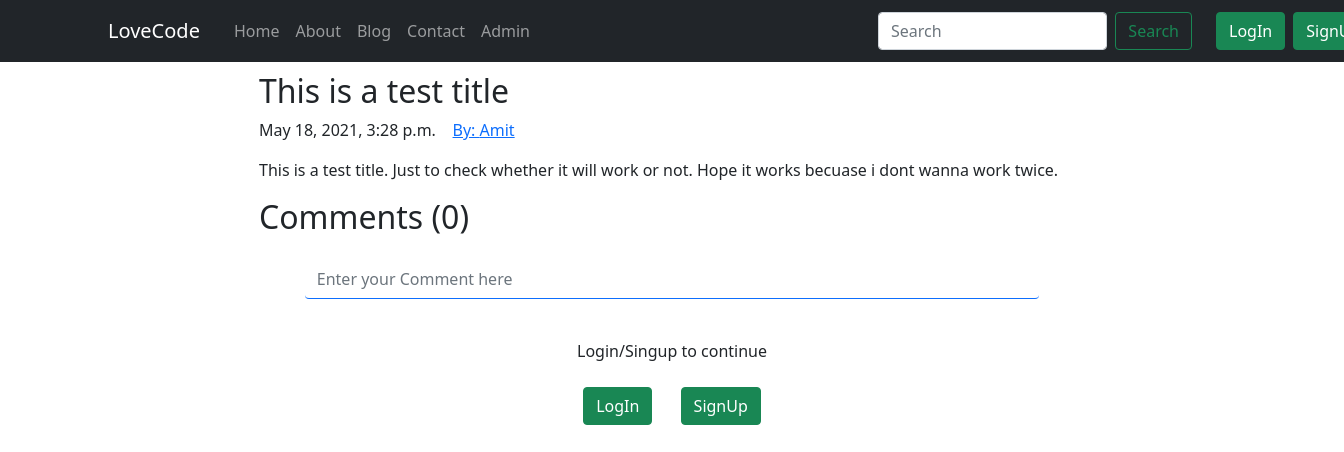
The page /blog/this-is_a9slug/ on the database as committed earlier.
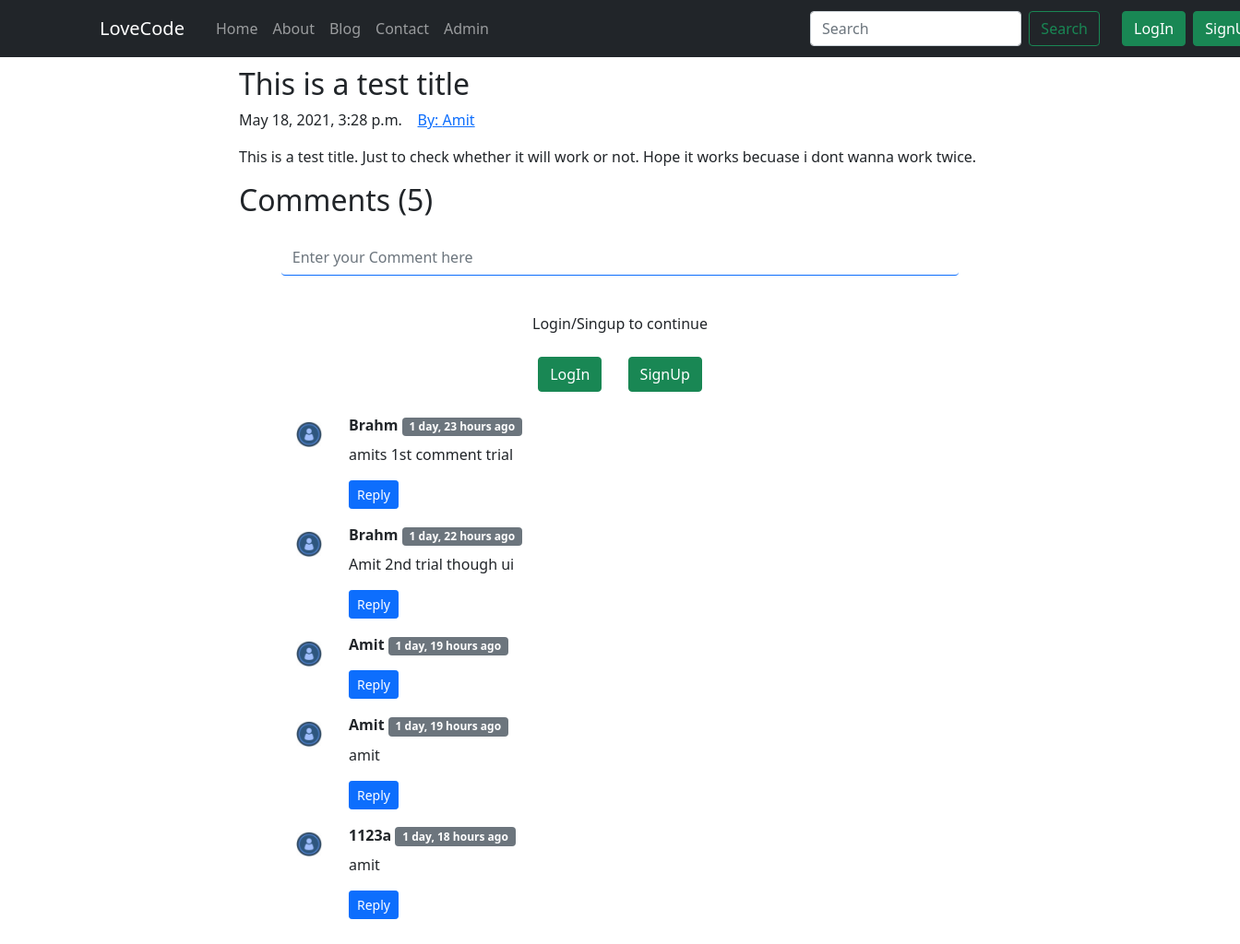
The same page on the database as committed later.
### blog/models.py (models this page shows)
class BlogComment(models.Model):
    sno = models.AutoField(primary_key=True)
    comment = models.TextField()
    user = models.ForeignKey(User,on_delete=models.CASCADE)
    post = models.ForeignKey(Post,on_delete=models.CASCADE)
    parent = models.ForeignKey('self',on_delete=models.CASCADE,null=True,blank=True)
    timestamp = models.DateTimeField(default=now)
    def __str__(self):
        return self.comment[0:13] + '... by: ' + self.user.username

### blog/views.py (the view)
# urls.py: path('<str:slug>/',blogPost,name='blogPost'),
def blogPost(request,slug):
    post = Post.objects.filter(slug=slug).first()
    comments = BlogComment.objects.filter(post=post,parent=None)
    replies = BlogComment.objects.filter(post=post).exclude(parent=None)
    repDict = {}
    for reply in replies:
        if reply.parent.sno not in repDict:
            repDict[reply.parent.sno] = [reply]
        else:
            repDict[reply.parent.sno].append(reply)
    print('final reply: ',repDict,'\nReplies: ',replies,'\nparent comment: ',comments)
    context = {'post': post,'comments': comments, 'repDict':repDict}
    return render(request,'blog/blogPost.html',context)

### blog/templatetags/extras.py (called while the page is built)
@register.filter(name='get_val')
def get_val(dict,key):
    return dict.get(key)

### templates/blog/blogPost.html (shortened to what this page needs)
{% extends 'base.html' %}
{% load humanize %}
{% load extras %}
{% block css %}
{% load static %}
<link rel="stylesheet" href="{% static 'home/style.css' %}">
{% endblock css %}
{% block body %}
<div class="container">
  <article class="blog-post">
    <h2 class="blog-post-title">{{post.title}}</h2>
    <p class="blog-post-meta">{{post.timestamp}}&nbsp;&nbsp;&nbsp;&nbsp;<a href="#">By: {{post.author}}</a></p>
    <p>{{post.content}}</p>
  </article>
</div>
<div class="container">
  <h2>Comments ({{comments|length}})</h2>
  <form action="/blog/postComment/" method="post" class="row">
    <textarea name="comment" cols="30" rows="1" style="resize:none" placeholder="Enter your Comment here"
      class="form-control my-3 border-top-0 border-end-0 border-start-0 border-primary"></textarea>
    <div class="">
      {% if user.is_authenticated %}
      <input type="submit" class="btn btn-primary float-end" value="Post">
      {% else %}
      <div class="container-fluid text-center">
        <p class="my-4">Login/Singup to continue</p>
        <button type="button" class="btn btn-success mb-4 " data-bs-toggle="modal" data-bs-target="#logInModal">
          LogIn
        </button>
        <button type="button" class="btn btn-success mb-4 ms-4" data-bs-toggle="modal" data-bs-target="#signupModal">
          SignUp
        </button>
        {% endif %}
      </div>
  </form>
  {% for comment in comments %}
  <div class="row">
    <div class="col-1">
      {% load static %}
      <img src="{% static 'user.png' %}" class="rounded mx-auto d-block w-75 my-2" alt="user">
    </div>
    <div class="col-11">
      <p class="mb-2"><b>{{comment.user|title}}</b> <span class="badge bg-secondary">
          {{comment.timestamp|naturaltime}}</span></p>
      <div class="" <p class="mb-5"><span>{{comment.comment}}</span></p>
        <p>
          <button class="btn btn-sm btn-primary" type="button" data-bs-toggle="collapse"
            data-bs-target="#replybox{{comment.sno}}" aria-expanded="false" aria-controls="replybox{{comment.sno}}">
            Reply
          </button>
        </p>
    </div>
  </div>
</div>
{% endfor %}
{% endblock body %}

Rows that differ between the two databases and show on the page:
added BlogComment: user "Brahm", timestamp "1 day, 23 hours ago", comment "amits 1st comment trial"
added BlogComment: user "Brahm", timestamp "1 day, 22 hours ago", comment "Amit 2nd trial though ui"
added BlogComment: user "Amit", timestamp "1 day, 19 hours ago"
added BlogComment: user "Amit", timestamp "1 day, 19 hours ago", comment "amit"
added BlogComment: user "1123a", timestamp "1 day, 18 hours ago", comment "amit"
Other text that changed with them:
{{ comments|length }}: "0" → "5"
